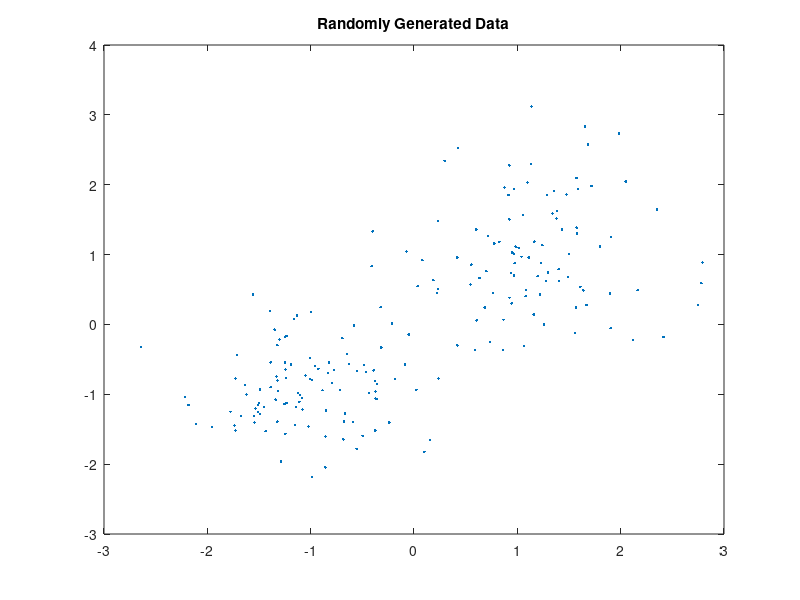

Write MATLAB code to recreate this figure. (Note: this script raises an error after producing the figure.)
close all;
rng('default'); % For reproducibility
dim = 3
X = [randn(100,dim)*0.75+ones(100,dim);
    randn(100,dim)*0.55-ones(100,dim)];
figure;
plot(X(:,1),X(:,2),'.');
title('Randomly Generated Data');

% perform clustering
options = zeros(1,14);
options(1) = 1; % display
options(2) = 1;
options(3) = 0.1; % precision
options(5) = 1; % initialization
options(14) = 100; % maximum iterations

clusters = 2
centers = zeros(clusters, size(X,2));
[dic, ~, post] = kmedoids_custom(centers, X, options , @intersectionDistance)

figure;
plot(X(post(:,1)==1,1), X(post(:,1)==1,2), 'ro')
hold on
plot(X(post(:,2)==1,1), X(post(:,2)==1,2), 'go')
